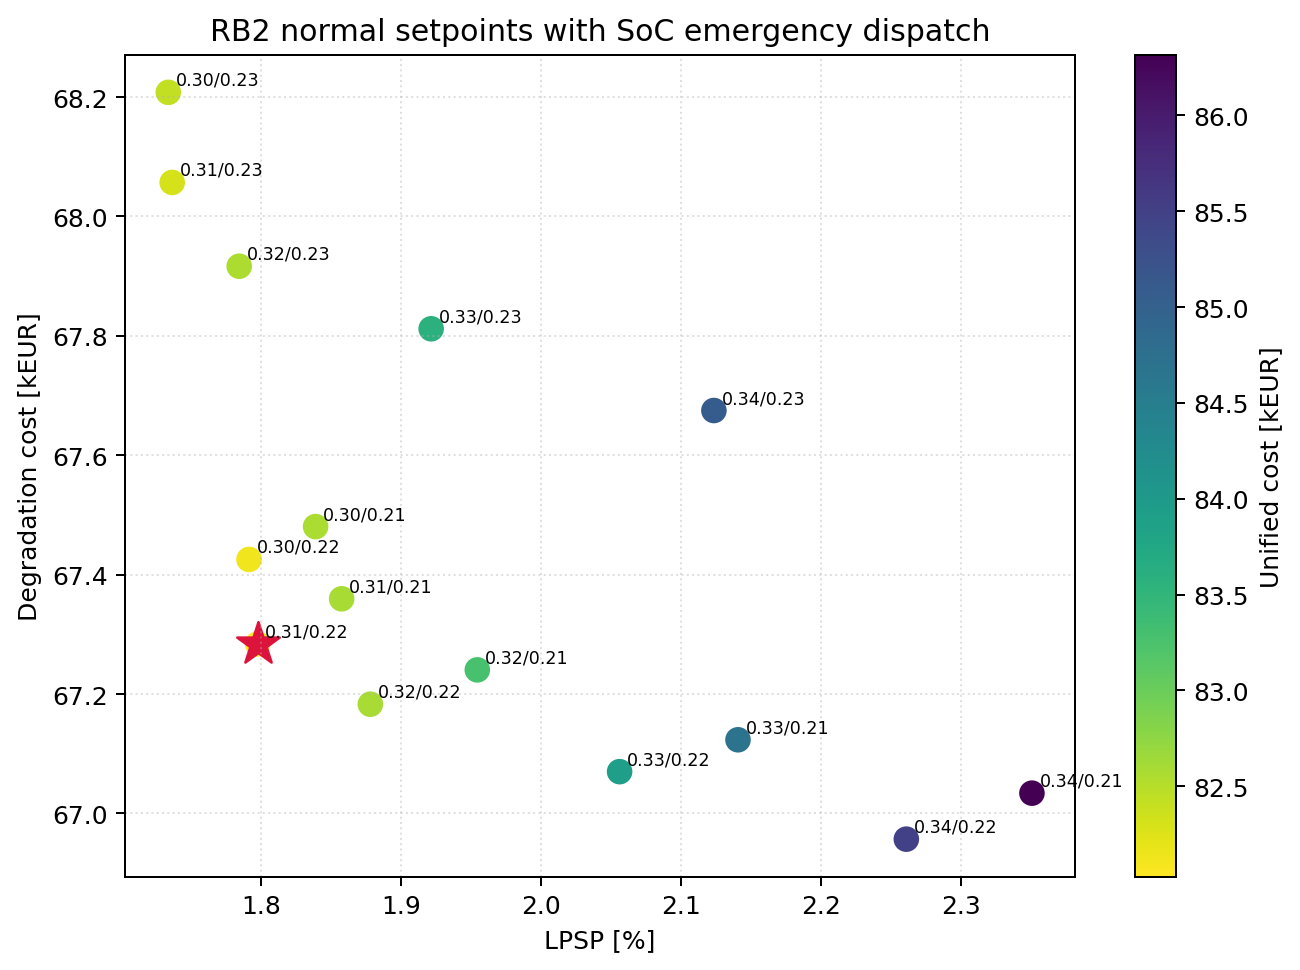

Reproduce this figure in Python.
"""Sweep final des consignes normales RB2 avec secours SoC fixes."""

import os
import sys
import time
from concurrent.futures import ProcessPoolExecutor

import matplotlib
matplotlib.use("Agg")
import matplotlib.pyplot as plt
import numpy as np

HERE = os.path.dirname(os.path.abspath(__file__))
PARENT = os.path.dirname(HERE)
sys.path.insert(0, PARENT)
sys.path.insert(0, HERE)

from Common.main_init_and_loop import init_and_run_loop
from Common.cost_fcn_total2 import get_cost_from_ledger
from rb2_policy import make_rb2_policy

sys.path.insert(0, os.path.abspath(os.path.join(PARENT, "..", "Analyse_sensibilite")))
import voll_common as V

N_YEARS = 25
FC_EMERGENCY = 0.90
ELY_EMERGENCY = 0.225
FC_BASES = [0.30, 0.31, 0.32, 0.33, 0.34]
ELY_BASES = [0.21, 0.22, 0.23]
N_WORKERS = max(1, int(os.environ.get(
    "SLURM_CPUS_PER_TASK", min(10, (os.cpu_count() or 2) - 1)
)))
OUT_TXT = os.path.join(HERE, "sweep_base_rb2.txt")
OUT_PDF = os.path.join(HERE, "sweep_base_rb2.pdf")
OUT_PNG = os.path.join(HERE, "sweep_base_rb2.png")


def evaluate(args):
    fc_base, ely_base = args
    data = init_and_run_loop(
        make_rb2_policy(fc_base, ely_base, FC_EMERGENCY, ELY_EMERGENCY),
        n_years=N_YEARS,
    )
    planned = np.maximum(
        (np.asarray(data["P_dc_load"]) - np.asarray(data["P_dc_pv"])) / 1000, 0
    )
    real = np.maximum(
        (np.asarray(data["P_dc_load"]) - np.asarray(data["P_dc_pv"]))
        * (1 - np.asarray(data["lol_tab"])) / 1000, 0
    )
    lpsp = float(np.maximum(planned - real, 0).sum() / planned.sum() * 100)
    degradation = float(get_cost_from_ledger(data) / 1000)
    unified = V.total_cost_keur(lpsp, degradation)
    ledger = data["degradation_ledger"]["total_eur"]
    return (
        fc_base, ely_base, lpsp, degradation, unified,
        ledger["bat"] / 1000, ledger["fc"] / 1000, ledger["ely"] / 1000,
        float(np.min(data["E_h2"])),
        data["first_life_metrics"]["ely"]["calendar_years_8760"],
        data["first_life_metrics"]["ely"]["on_h"],
    )


def main():
    combinations = [(fc, ely) for fc in FC_BASES for ely in ELY_BASES]
    results = []
    t0 = time.time()
    with ProcessPoolExecutor(max_workers=min(N_WORKERS, len(combinations))) as executor:
        for index, row in enumerate(executor.map(evaluate, combinations), 1):
            results.append(row)
            print(
                f"[{index:02d}/{len(combinations)}] base={row[0]:.2f}/{row[1]:.2f} "
                f"LPSP={row[2]:.4f}% deg={row[3]:.3f} "
                f"unifie={row[4]:.3f} kEUR",
                flush=True,
            )
    results.sort(key=lambda row: row[4])
    best = results[0]
    print(
        f"OPTIMUM base={best[0]:.3f}/{best[1]:.3f}, "
        f"secours={FC_EMERGENCY:.3f}/{ELY_EMERGENCY:.3f}, "
        f"LPSP={best[2]:.4f}%, deg={best[3]:.3f}, "
        f"unifie={best[4]:.3f} kEUR ({time.time()-t0:.0f}s)",
        flush=True,
    )
    with open(OUT_TXT, "w", encoding="utf-8") as stream:
        stream.write(
            f"# Sweep base RB2 - {N_YEARS} ans; "
            f"secours={FC_EMERGENCY:.3f}/{ELY_EMERGENCY:.3f}; VoLL={V.VOLL_TIERS}\n"
        )
        stream.write(
            f"# OPTIMUM base={best[0]:.3f}/{best[1]:.3f}; "
            f"LPSP={best[2]:.4f}; deg={best[3]:.4f}; unifie={best[4]:.4f}\n"
        )
        stream.write(
            "rang;fc_base;ely_base;LPSP(%);deg(kEUR);unifie(kEUR);"
            "bat(kEUR);fc(kEUR);ely(kEUR);h2_min_kWh;"
            "ely_life_years;ely_first_on_h\n"
        )
        for rank, row in enumerate(results, 1):
            stream.write(
                f"{rank};{row[0]:.3f};{row[1]:.3f};{row[2]:.4f};"
                f"{row[3]:.4f};{row[4]:.4f};{row[5]:.4f};{row[6]:.4f};"
                f"{row[7]:.4f};{row[8]:.4f};{row[9]:.4f};{row[10]:.0f}\n"
            )

    fig, ax = plt.subplots(figsize=(7.5, 5.5))
    sc = ax.scatter(
        [row[2] for row in results], [row[3] for row in results],
        c=[row[4] for row in results], cmap="viridis_r", s=85,
    )
    for row in results:
        ax.annotate(
            f"{row[0]:.2f}/{row[1]:.2f}", (row[2], row[3]),
            xytext=(3, 3), textcoords="offset points", fontsize=7,
        )
    ax.scatter(best[2], best[3], marker="*", s=320, color="crimson")
    ax.set(xlabel="LPSP [%]", ylabel="Degradation cost [kEUR]",
           title="RB2 normal setpoints with SoC emergency dispatch")
    ax.grid(True, ls=":", alpha=0.4)
    fig.colorbar(sc, ax=ax, label="Unified cost [kEUR]")
    fig.tight_layout()
    fig.savefig(OUT_PDF, bbox_inches="tight")
    fig.savefig(OUT_PNG, dpi=180, bbox_inches="tight")
    plt.close(fig)


if __name__ == "__main__":
    main()
